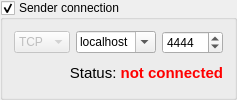
       <widget class="QGroupBox" name="senderConnectionOptionGroup">
        <property name="sizePolicy">
         <sizepolicy hsizetype="Preferred" vsizetype="Fixed">
          <horstretch>0</horstretch>
          <verstretch>0</verstretch>
         </sizepolicy>
        </property>
        <property name="toolTip">
         <string>&lt;!DOCTYPE HTML PUBLIC &quot;-//W3C//DTD HTML 4.0//EN&quot; &quot;http://www.w3.org/TR/REC-html40/strict.dtd&quot;&gt;
&lt;html&gt;&lt;head&gt;&lt;meta name=&quot;qrichtext&quot; content=&quot;1&quot; /&gt;&lt;style type=&quot;text/css&quot;&gt;
p, li { white-space: pre-wrap; }
&lt;/style&gt;&lt;/head&gt;&lt;body style=&quot; font-family:'Samyak Oriya'; font-size:11pt; font-weight:400; font-style:normal;&quot;&gt;
&lt;p style=&quot; margin-top:0px; margin-bottom:0px; margin-left:0px; margin-right:0px; -qt-block-indent:0; text-indent:0px;&quot;&gt;The sender is the &lt;span style=&quot; font-weight:600;&quot;&gt;client in the connection&lt;/span&gt;.&lt;/p&gt;
&lt;p style=&quot; margin-top:0px; margin-bottom:0px; margin-left:0px; margin-right:0px; -qt-block-indent:0; text-indent:0px;&quot;&gt;You can either listen for clients on a &lt;span style=&quot; font-weight:600;&quot;&gt;local port&lt;/span&gt; or use directly the &lt;span style=&quot; font-weight:600;&quot;&gt;GUI&lt;/span&gt; to send messages to the receiver.&lt;/p&gt;&lt;/body&gt;&lt;/html&gt;</string>
        </property>
        <property name="title">
         <string>Sender connection</string>
        </property>
        <property name="checkable">
         <bool>true</bool>
        </property>
        <layout class="QVBoxLayout" name="verticalLayout_7">
         <item>
          <layout class="QHBoxLayout" name="horizontalLayout">
           <item>
            <widget class="QComboBox" name="senderSocketTypeCombo">
             <property name="enabled">
              <bool>false</bool>
             </property>
             <item>
              <property name="text">
               <string>TCP</string>
              </property>
             </item>
             <item>
              <property name="text">
               <string>UDP</string>
              </property>
             </item>
            </widget>
           </item>
           <item>
            <widget class="QComboBox" name="senderHostCombo">
             <property name="editable">
              <bool>true</bool>
             </property>
             <item>
              <property name="text">
               <string>localhost</string>
              </property>
             </item>
             <item>
              <property name="text">
               <string>GUI</string>
              </property>
             </item>
            </widget>
           </item>
           <item>
            <widget class="QSpinBox" name="senderPortSpin">
             <property name="maximum">
              <number>65535</number>
             </property>
             <property name="value">
              <number>4444</number>
             </property>
            </widget>
           </item>
          </layout>
         </item>
         <item>
          <widget class="QLabel" name="senderStatusLabel">
           <property name="text">
            <string>&lt;!DOCTYPE HTML PUBLIC &quot;-//W3C//DTD HTML 4.0//EN&quot; &quot;http://www.w3.org/TR/REC-html40/strict.dtd&quot;&gt;
&lt;html&gt;&lt;head&gt;&lt;meta name=&quot;qrichtext&quot; content=&quot;1&quot; /&gt;&lt;style type=&quot;text/css&quot;&gt;
p, li { white-space: pre-wrap; }
&lt;/style&gt;&lt;/head&gt;&lt;body style=&quot; font-family:'Samyak Oriya'; font-size:11pt; font-weight:400; font-style:normal;&quot;&gt;
&lt;p align=&quot;right&quot; style=&quot; margin-top:0px; margin-bottom:0px; margin-left:0px; margin-right:0px; -qt-block-indent:0; text-indent:0px;&quot;&gt;Status: &lt;span style=&quot; font-weight:600; color:#ff0000;&quot;&gt;not connected&lt;/span&gt;&lt;/p&gt;&lt;/body&gt;&lt;/html&gt;</string>
           </property>
          </widget>
         </item>
        </layout>
       </widget>
